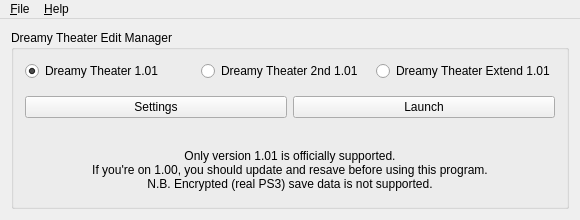
<?xml version="1.0" encoding="UTF-8"?>
<ui version="4.0">
 <class>MainWindow</class>
 <widget class="QMainWindow" name="MainWindow">
  <property name="geometry">
   <rect>
    <x>0</x>
    <y>0</y>
    <width>580</width>
    <height>220</height>
   </rect>
  </property>
  <property name="minimumSize">
   <size>
    <width>580</width>
    <height>220</height>
   </size>
  </property>
  <property name="windowTitle">
   <string>PDUltraEdit 1.0.4</string>
  </property>
  <widget class="QWidget" name="centralWidget">
   <layout class="QGridLayout" name="gridLayout_3">
    <item row="0" column="0">
     <widget class="QGroupBox" name="groupBox_dtMgr">
      <property name="title">
       <string>Dreamy Theater Edit Manager</string>
      </property>
      <layout class="QGridLayout" name="gridLayout_4">
       <item row="1" column="0">
        <widget class="QRadioButton" name="radioButton_dt1">
         <property name="text">
          <string>Dreamy Theater 1.01</string>
         </property>
         <property name="checked">
          <bool>true</bool>
         </property>
        </widget>
       </item>
       <item row="1" column="2">
        <widget class="QRadioButton" name="radioButton_dt3">
         <property name="text">
          <string>Dreamy Theater Extend 1.01</string>
         </property>
        </widget>
       </item>
       <item row="3" column="0" colspan="3">
        <widget class="QLabel" name="label">
         <property name="text">
          <string>Only version 1.01 is officially supported.
If you're on 1.00, you should update and resave before using this program.
N.B. Encrypted (real PS3) save data is not supported.</string>
         </property>
         <property name="alignment">
          <set>Qt::AlignCenter</set>
         </property>
         <property name="wordWrap">
          <bool>true</bool>
         </property>
        </widget>
       </item>
       <item row="1" column="1">
        <widget class="QRadioButton" name="radioButton_dt2">
         <property name="text">
          <string>Dreamy Theater 2nd 1.01</string>
         </property>
        </widget>
       </item>
       <item row="2" column="0" colspan="3">
        <widget class="QWidget" name="widget_dtMgr" native="true">
         <layout class="QHBoxLayout" name="horizontalLayout">
          <property name="leftMargin">
           <number>0</number>
          </property>
          <property name="topMargin">
           <number>0</number>
          </property>
          <property name="rightMargin">
           <number>0</number>
          </property>
          <item>
           <widget class="QPushButton" name="pushButton_dtMgrSettings">
            <property name="text">
             <string>Settings</string>
            </property>
           </widget>
          </item>
          <item>
           <widget class="QPushButton" name="pushButton_dtMgr">
            <property name="text">
             <string>Launch</string>
            </property>
           </widget>
          </item>
         </layout>
        </widget>
       </item>
      </layout>
     </widget>
    </item>
   </layout>
  </widget>
  <widget class="QMenuBar" name="menuBar">
   <property name="geometry">
    <rect>
     <x>0</x>
     <y>0</y>
     <width>580</width>
     <height>24</height>
    </rect>
   </property>
   <widget class="QMenu" name="menu_File">
    <property name="title">
     <string>&amp;File</string>
    </property>
    <addaction name="action_Exit"/>
   </widget>
   <widget class="QMenu" name="menu">
    <property name="title">
     <string>&amp;Help</string>
    </property>
    <addaction name="action_Discord_server"/>
    <addaction name="separator"/>
    <addaction name="actionAbout"/>
    <addaction name="actionAbout_Qt"/>
   </widget>
   <addaction name="menu_File"/>
   <addaction name="menu"/>
  </widget>
  <action name="action_Exit">
   <property name="text">
    <string>&amp;Exit</string>
   </property>
  </action>
  <action name="action_Discord_server">
   <property name="text">
    <string>&amp;Discord server...</string>
   </property>
  </action>
  <action name="actionAbout">
   <property name="text">
    <string>About...</string>
   </property>
  </action>
  <action name="actionAbout_Qt">
   <property name="text">
    <string>About Qt...</string>
   </property>
  </action>
 </widget>
 <layoutdefault spacing="6" margin="11"/>
 <resources/>
 <connections/>
</ui>
